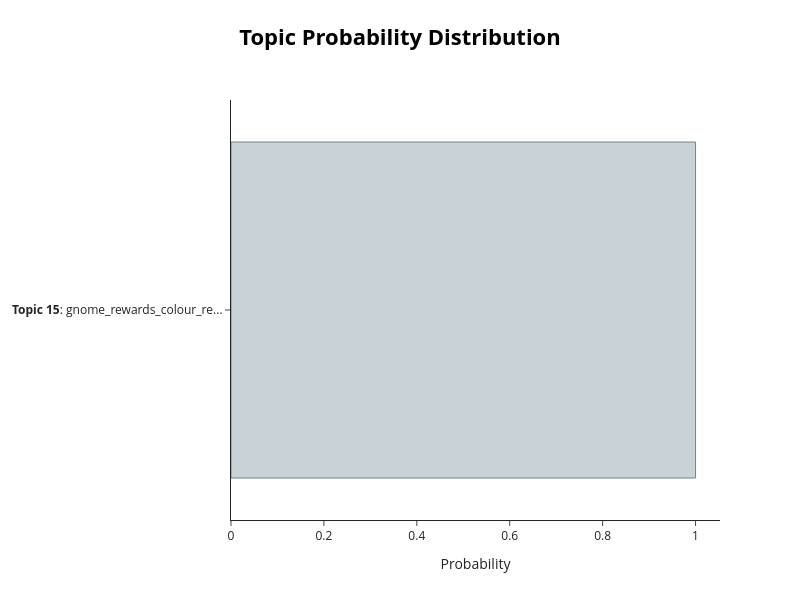

Notebook source saved alongside this figure:
### Code cell
topic_model.visualize_distribution(probs[10], min_probability=0.015)

### Figure 1 — Plotly figure (JSON) as saved in the notebook; plotly's stock layout.template omitted (floating-point values rounded to 4 significant figures)
{"data": [{"marker": {"color": "#C8D2D7", "line": {"color": "#6E8484", "width": 1}}, "orientation": "h", "type": "bar", "x": [1], "y": ["<b>Topic 15</b>: gnome_rewards_colour_re..."]}], "layout": {"height": 600, "hoverlabel": {"bgcolor": "white", "font": {"family": "Rockwell", "size": 16}}, "title": {"font": {"color": "Black", "size": 22}, "text": "<b>Topic Probability Distribution</b>", "x": 0.5, "xanchor": "center", "y": 0.95, "yanchor": "top"}, "width": 800, "xaxis": {"title": {"text": "Probability"}}}}
